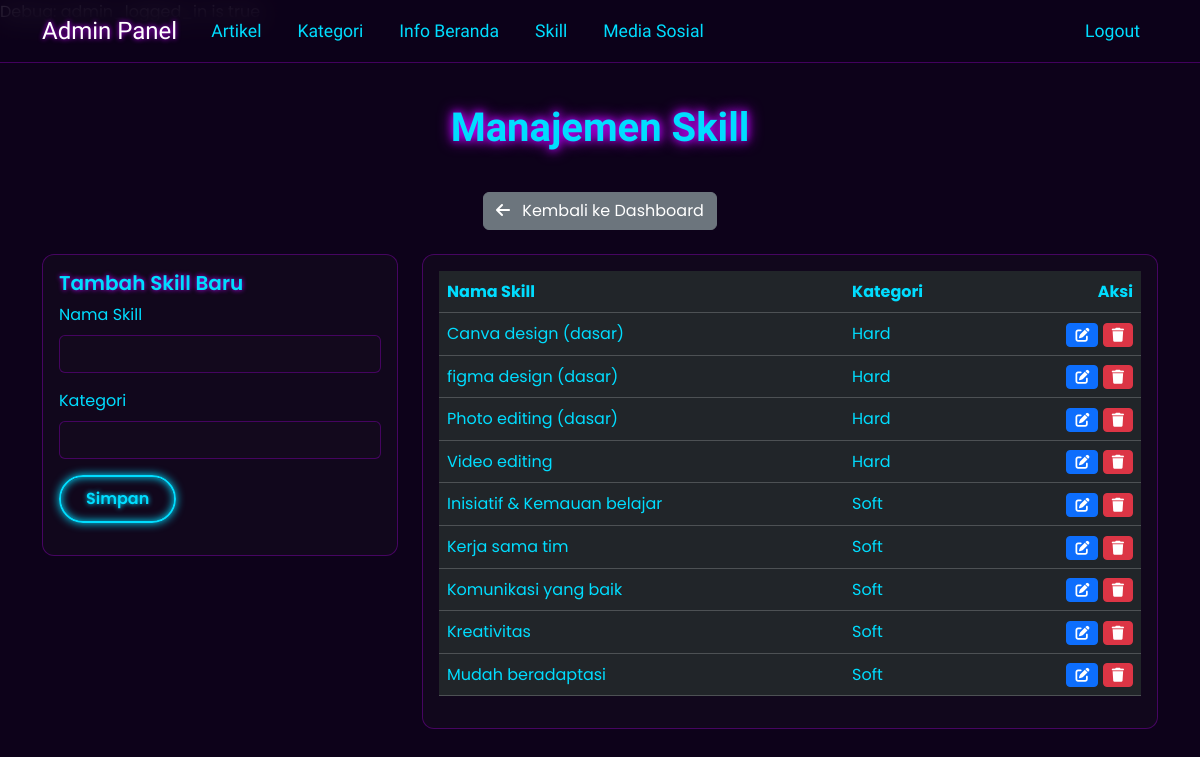
Page /admin/manage_skills.php (signed in) on the committed database.
### tables this page shows
CREATE TABLE `skills` (
  `id` int(11) NOT NULL,
  `name` varchar(255) NOT NULL,
  `category` varchar(255) NOT NULL
);

### admin/manage_skills.php (the view, shortened to what this page needs)
<?php
require_once 'auth_check.php';
require_once '../config/database.php';
$name = "";
$category = "";
$is_editing = false;
$skills = $pdo->query("SELECT * FROM skills ORDER BY category ASC, name ASC")->fetchAll(PDO::FETCH_ASSOC);
?>
<!DOCTYPE html>
<html lang="id">
<head>
    <link href="https://cdn.jsdelivr.net/npm/bootstrap@5.3.3/dist/css/bootstrap.min.css" rel="stylesheet">
    <link rel="stylesheet" href="https://cdnjs.cloudflare.com/ajax/libs/font-awesome/6.5.2/css/all.min.css">
    <link rel="stylesheet" href="../css/style.css">
</head>
<body class="admin-page">
    <nav class="navbar navbar-expand-lg navbar-dark fixed-top">
        <div class="container">
            <a class="navbar-brand" href="dashboard.php">Admin Panel</a>
            <div class="collapse navbar-collapse">
                <ul class="navbar-nav">
                    <li class="nav-item"><a class="nav-link" href="dashboard.php">Artikel</a></li>
                    <li class="nav-item"><a class="nav-link" href="kategori.php">Kategori</a></li>
                    <li class="nav-item"><a class="nav-link" href="manage_home.php">Info Beranda</a></li>
                    <li class="nav-item"><a class="nav-link" href="manage_skills.php">Skill</a></li>
                    <li class="nav-item"><a class="nav-link" href="manage_social_media.php">Media Sosial</a></li>
                </ul>
                <ul class="navbar-nav ms-auto">
                    <li class="nav-item"><a class="nav-link" href="logout.php">Logout</a></li>
                </ul>
            </div>
        </div>
    </nav>
    <section class="content-section content-section-padded">
        <div class="container">
            <h2 class="section-title">Manajemen Skill</h2>
            <div class="text-center mb-4">
                <a href="dashboard.php" class="btn btn-secondary"><i class="fa-solid fa-arrow-left me-2"></i> Kembali ke Dashboard</a>
            </div>
            <div class="row">
                <div class="col-md-4">
                    <div class="card">
                        <div class="card-body">
                            <h5 class="card-title"><?= $is_editing ? 'Edit Skill' : 'Tambah Skill Baru' ?></h5>
                            <form action="manage_skills.php" method="post">
                                <div class="mb-3">
                                    <label for="name" class="form-label">Nama Skill</label>
                                    <input type="text" name="name" id="name" class="form-control" value="<?= htmlspecialchars($name) ?>" required>
                                </div>
                                <div class="mb-3">
                                    <label for="category" class="form-label">Kategori</label>
                                    <input type="text" name="category" id="category" class="form-control" value="<?= htmlspecialchars($category) ?>" required>
                                </div>
                                <div class="d-flex justify-content-between">
                                    <button type="submit" name="save_skill" class="btn btn-custom">Simpan</button>
                                </div>
                            </form>
                        </div>
                    </div>
                </div>
                <div class="col-md-8">
                    <div class="card">
                        <div class="card-body">
                            <div class="table-responsive">
                                <table class="table table-dark table-hover">
                                    <thead>
                                        <tr>
                                            <th>Nama Skill</th>
                                            <th>Kategori</th>
                                            <th class="text-end">Aksi</th>
                                        </tr>
                                    </thead>
                                    <tbody>
                                        <?php if (count($skills) > 0): ?>
                                            <?php foreach ($skills as $skill): ?>
                                            <tr>
                                                <td><?= htmlspecialchars($skill['name']); ?></td>
                                                <td><?= htmlspecialchars($skill['category']); ?></td>
                                                <td class="text-end">
                                                    <a href="manage_skills.php?edit=<?= $skill['id']; ?>" class="btn btn-sm btn-primary"><i class="fa-solid fa-pen-to-square"></i></a>
                                                    <a href="manage_skills.php?delete=<?= $skill['id']; ?>" class="btn btn-sm btn-danger" onclick="return confirm('Apakah Anda yakin ingin menghapus skill ini?');"><i class="fa-solid fa-trash"></i></a>
                                                </td>
                                            </tr>
                                            <?php endforeach; ?>
                                        <?php else: ?>
                                            <tr>
                                                <td colspan="3" class="text-center">Belum ada skill.</td>
                                            </tr>
                                        <?php endif; ?>
                                    </tbody>
                                </table>
                            </div>
                        </div>
                    </div>
                </div>
            </div>
        </div>
    </section>
</body>
</html>

### css/style.css (style rules this page uses)
:root { --neon-blue: #00ddff; --neon-purple: #bf00ff; --background-color: #0d021a; --card-color: rgba(20, 10, 30, 0.7); --text-color: #e0e0e0; --heading-color: #ffffff; --border-color: rgba(191, 0, 255, 0.3); }
body { font-family: 'Poppins', sans-serif; background-color: var(--background-color); color: var(--text-color); margin: 0; }
.content-section-padded { padding-top: 80px; }
.navbar { background-color: rgba(13, 2, 26, 0.8); backdrop-filter: blur(12px); border-bottom: 1px solid var(--border-color); font-family: 'Rajdhani', sans-serif; }
.navbar-collapse { justify-content: flex-end; }
.navbar-brand { color: var(--heading-color) !important; font-size: 1.5rem; text-shadow: 0 0 5px var(--neon-purple); }
.nav-link { color: var(--text-color) !important; margin: 0 10px; transition: all 0.3s ease; font-size: 1.1rem; }
.content-section { padding: 80px 0; animation: fadeIn 1s ease-in-out; }
.section-title { font-family: 'Rajdhani', sans-serif; color: var(--heading-color); font-size: 2.5rem; font-weight: 700; margin-bottom: 40px; text-align: center; position: relative; text-shadow: 0 0 8px var(--neon-purple), 0 0 15px var(--neon-purple); }
.section-title::after { display: none; }
.card { background-color: var(--card-color); border: 1px solid var(--border-color); border-radius: 12px; transition: all 0.3s ease; backdrop-filter: blur(5px); }
.card-title { color: var(--heading-color); font-weight: 600; text-shadow: 0 0 5px var(--neon-purple); }
.btn-custom { background-color: transparent; border: 2px solid var(--neon-blue); color: var(--neon-blue); padding: 10px 25px; border-radius: 50px; font-weight: 600; text-decoration: none; transition: all 0.3s ease; text-shadow: 0 0 5px var(--neon-blue); box-shadow: 0 0 10px var(--neon-blue), inset 0 0 8px var(--neon-blue); }
.admin-page .table, .admin-page .table th, .admin-page .table td, .admin-page .form-label, .admin-page .card-text, .admin-page .section-title, .admin-page .card-title, .admin-page .form-control, .admin-page .navbar .nav-link { color: var(--neon-blue) !important; }
.admin-page .form-control { background-color: var(--card-color); border-color: var(--border-color); }

### rows in the picture
skills: name "Canva design (dasar)", category "Hard"
skills: name "figma design (dasar)", category "Hard"
skills: name "Photo editing (dasar)", category "Hard"
skills: name "Video editing", category "Hard"
skills: name "Inisiatif & Kemauan belajar", category "Soft"
skills: name "Kerja sama tim", category "Soft"
skills: name "Komunikasi yang baik", category "Soft"
skills: name "Kreativitas", category "Soft"
skills: name "Mudah beradaptasi", category "Soft"
